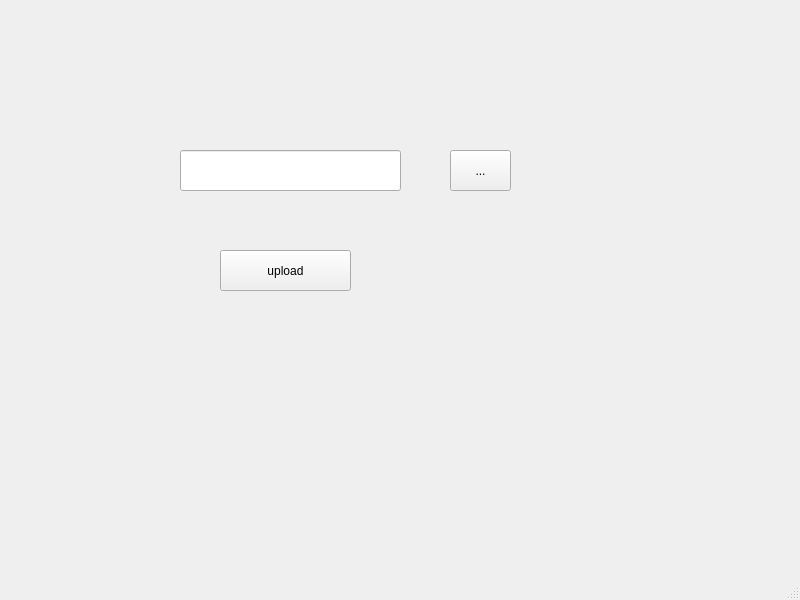
<?xml version="1.0" encoding="UTF-8"?>
<ui version="4.0">
 <class>upload</class>
 <widget class="QMainWindow" name="upload">
  <property name="geometry">
   <rect>
    <x>0</x>
    <y>0</y>
    <width>800</width>
    <height>600</height>
   </rect>
  </property>
  <property name="windowTitle">
   <string>MainWindow</string>
  </property>
  <widget class="QWidget" name="centralwidget">
   <widget class="QLineEdit" name="line">
    <property name="geometry">
     <rect>
      <x>180</x>
      <y>150</y>
      <width>221</width>
      <height>41</height>
     </rect>
    </property>
   </widget>
   <widget class="QToolButton" name="toolButton">
    <property name="geometry">
     <rect>
      <x>450</x>
      <y>150</y>
      <width>61</width>
      <height>41</height>
     </rect>
    </property>
    <property name="text">
     <string>...</string>
    </property>
   </widget>
   <widget class="QPushButton" name="uploadfunc">
    <property name="geometry">
     <rect>
      <x>220</x>
      <y>250</y>
      <width>131</width>
      <height>41</height>
     </rect>
    </property>
    <property name="text">
     <string>upload</string>
    </property>
   </widget>
  </widget>
  <widget class="QMenuBar" name="menubar">
   <property name="geometry">
    <rect>
     <x>0</x>
     <y>0</y>
     <width>800</width>
     <height>21</height>
    </rect>
   </property>
  </widget>
  <widget class="QStatusBar" name="statusbar"/>
 </widget>
 <resources/>
 <connections/>
</ui>
